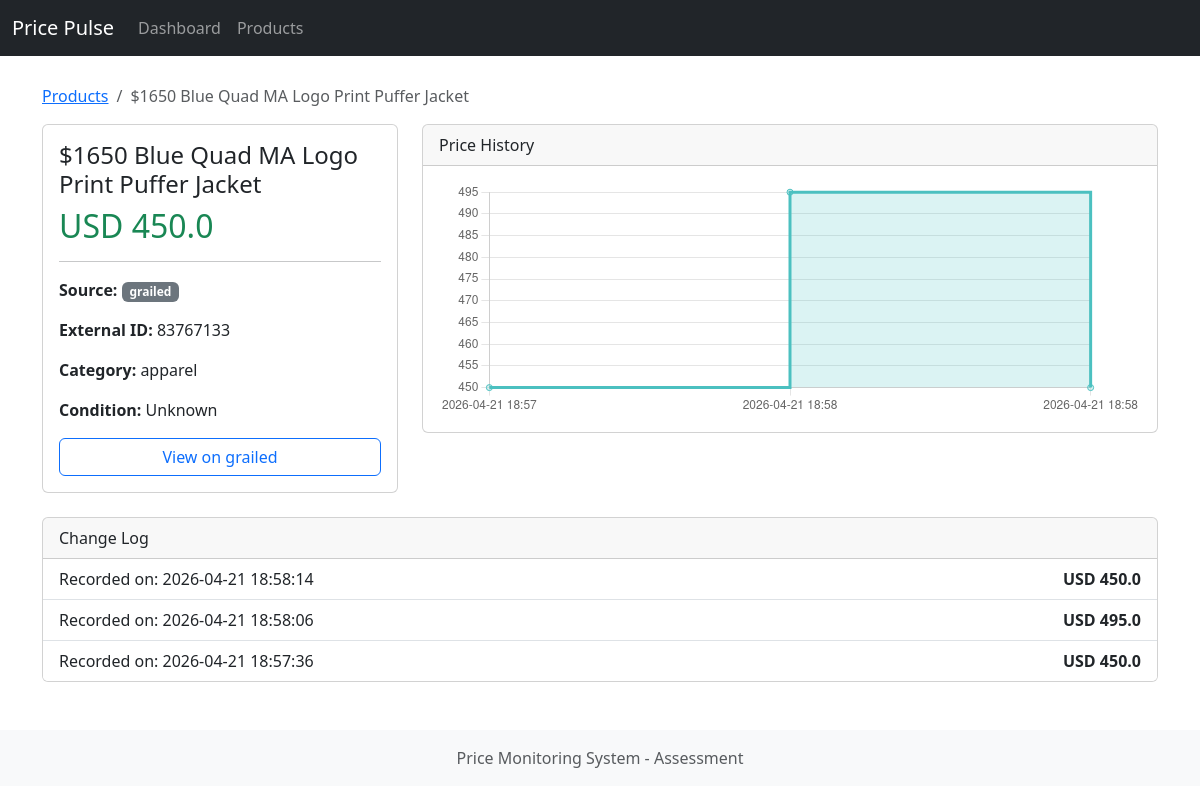
/products/89, run on an earlier commit of the app's database.
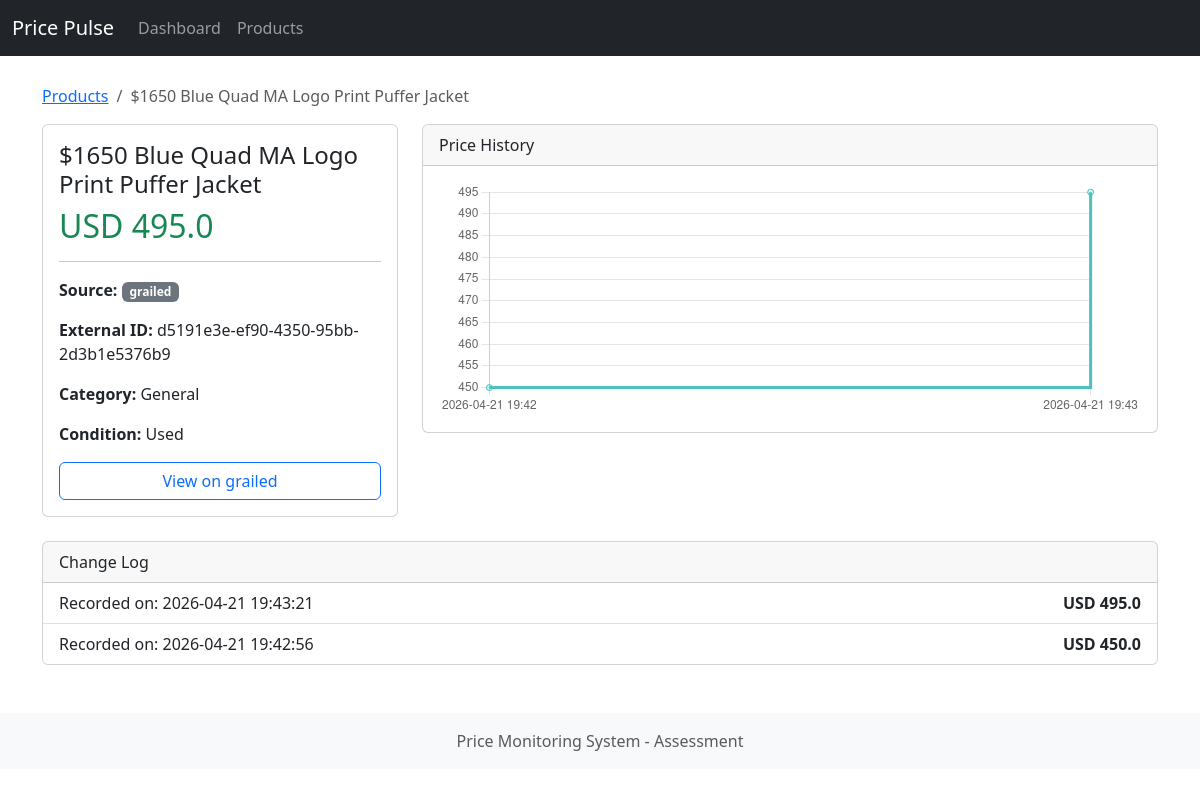
And on a later commit of the database.
### models/product.py (models this page shows)
class Product(Base):
    __tablename__ = "products"
    id: Mapped[int] = mapped_column(primary_key=True, index=True)
    external_id: Mapped[str] = mapped_column(String, index=True)
    source: Mapped[str] = mapped_column(String, index=True, doc="e.g. 1stdibs, fashionphile")
    brand: Mapped[str] = mapped_column(String, index=True, nullable=True)
    title: Mapped[str] = mapped_column(String)  # renamed from 'model'
    category: Mapped[str | None] = mapped_column(String, nullable=True)
    condition: Mapped[str | None] = mapped_column(String, nullable=True)
    price: Mapped[float] = mapped_column(Float)
    currency: Mapped[str] = mapped_column(String, default="USD")
    url: Mapped[str] = mapped_column(String)  # renamed from 'product_url'
    image_url: Mapped[str | None] = mapped_column(String, nullable=True)
    is_sold: Mapped[bool] = mapped_column(Boolean, default=False)
    created_at: Mapped[datetime] = mapped_column(DateTime, default=lambda: datetime.now(timezone.utc))
    updated_at: Mapped[datetime] = mapped_column(DateTime, default=lambda: datetime.now(timezone.utc), onupdate=lambda: datetime.now(timezone.utc))
    last_seen_at: Mapped[datetime] = mapped_column(DateTime, default=lambda: datetime.now(timezone.utc))
    __table_args__ = (
        UniqueConstraint('external_id', 'source', name='uix_external_id_source'),
    )

### models/history.py (models this page shows)
class PriceHistory(Base):
    __tablename__ = "price_history"
    id: Mapped[int] = mapped_column(primary_key=True, index=True)
    product_id: Mapped[int] = mapped_column(ForeignKey("products.id", ondelete="CASCADE"), index=True)
    price: Mapped[float] = mapped_column(Float)
    recorded_at: Mapped[datetime] = mapped_column(DateTime, default=lambda: datetime.now(timezone.utc))
    __table_args__ = (
        Index('ix_price_history_product_id_recorded_at', 'product_id', 'recorded_at'),
    )

### webapp/routes.py (the view)
@router.get("/products/{product_id}")
async def product_detail_page(request: Request, product_id: int, db: AsyncSession = Depends(get_db)):
    res = await db.execute(select(Product).where(Product.id == product_id))
    product = res.scalar_one_or_none()
    if not product:
        raise HTTPException(status_code=404, detail="Product not found")
    hist_res = await db.execute(
        select(PriceHistory).where(PriceHistory.product_id == product_id).order_by(PriceHistory.recorded_at)
    )
    history = hist_res.scalars().all()
    labels = [h.recorded_at.strftime("%Y-%m-%d %H:%M") for h in history]
    prices = [h.price for h in history]
    return templates.TemplateResponse(request=request, name="product_detail.html", context={
        "request": request,
        "product": product,
        "chart_labels": labels,
        "chart_prices": prices,
        "history": history
    })

### templates/product_detail.html (shortened to what this page needs)
{% extends "base.html" %}
{% block content %}
<nav aria-label="breadcrumb">
  <ol class="breadcrumb">
    <li class="breadcrumb-item"><a href="/products">Products</a></li>
    <li class="breadcrumb-item active" aria-current="page">{{ product.title }}</li>
  </ol>
</nav>
<div class="row mb-4">
    <div class="col-md-4">
        <div class="card">
            <div class="card-body">
                <h4 class="card-title">{{ product.title }}</h4>
                <h2 class="text-success">{{ product.currency }} {{ product.price }}</h2>
                <hr>
                <p><strong>Source:</strong> <span class="badge bg-secondary">{{ product.source }}</span></p>
                <p><strong>External ID:</strong> {{ product.external_id }}</p>
                <p><strong>Category:</strong> {{ product.category }}</p>
                <p><strong>Condition:</strong> {{ product.condition }}</p>
                <a href="{{ product.url }}" target="_blank" class="btn btn-outline-primary w-100">View on {{ product.source }}</a>
            </div>
        </div>
    </div>
    <div class="col-md-8">
        <div class="card">
            <div class="card-header">
                Price History
            </div>
            <div class="card-body">
                <canvas id="priceChart" height="100"></canvas>
            </div>
        </div>
    </div>
</div>
<div class="card">
    <div class="card-header">Change Log</div>
    <ul class="list-group list-group-flush">
    {% for h in history|reverse %}
        <li class="list-group-item d-flex justify-content-between">
            <span>Recorded on: {{ h.recorded_at.strftime('%Y-%m-%d %H:%M:%S') }}</span>
            <span class="fw-bold">{{ product.currency }} {{ h.price }}</span>
        </li>
    {% else %}
        <li class="list-group-item">No history recorded yet.</li>
    {% endfor %}
    </ul>
</div>
<script>
    const ctx = document.getElementById('priceChart').getContext('2d');
    const chartLabels = {{ chart_labels|tojson }};
    const chartData = {{ chart_prices|tojson }};
    new Chart(ctx, {
        type: 'line',
        data: {
            labels: chartLabels,
            datasets: [{
                label: 'Price ({{ product.currency }})',
                data: chartData,
                borderColor: 'rgb(75, 192, 192)',
                backgroundColor: 'rgba(75, 192, 192, 0.2)',
                tension: 0.1,
                fill: true,
                stepped: true
            }]
        },
        options: {
            responsive: true,
            scales: {
                y: {
                    beginAtZero: false
                }
            },
            plugins: {
                legend: {
                    display: false
                }
            }
        }
    });
</script>
{% endblock %}

What changed in the data, as far as the page shows it:
removed PriceHistory: recorded_at "2026-04-21 18:58:14", {{ product.currency }} "USD", price "450.0"
changed Product "USD": price "450.0" → "495.0"; external_id "83767133" → "d5191e3e-ef90-4350-95bb-2d3b1e5376b9"; category "apparel" → "General"; condition "Unknown" → "Used"
changed PriceHistory (number 1 of 2 on the later page): recorded_at "2026-04-21 18:58:06" → "2026-04-21 19:43:21"
changed PriceHistory (number 2 of 2 on the later page): recorded_at "2026-04-21 18:57:36" → "2026-04-21 19:42:56"
Also different on the page:
chart data {{ chart_prices|tojson }}: [450.0, 495.0, 450.0] → [450.0, 495.0]
